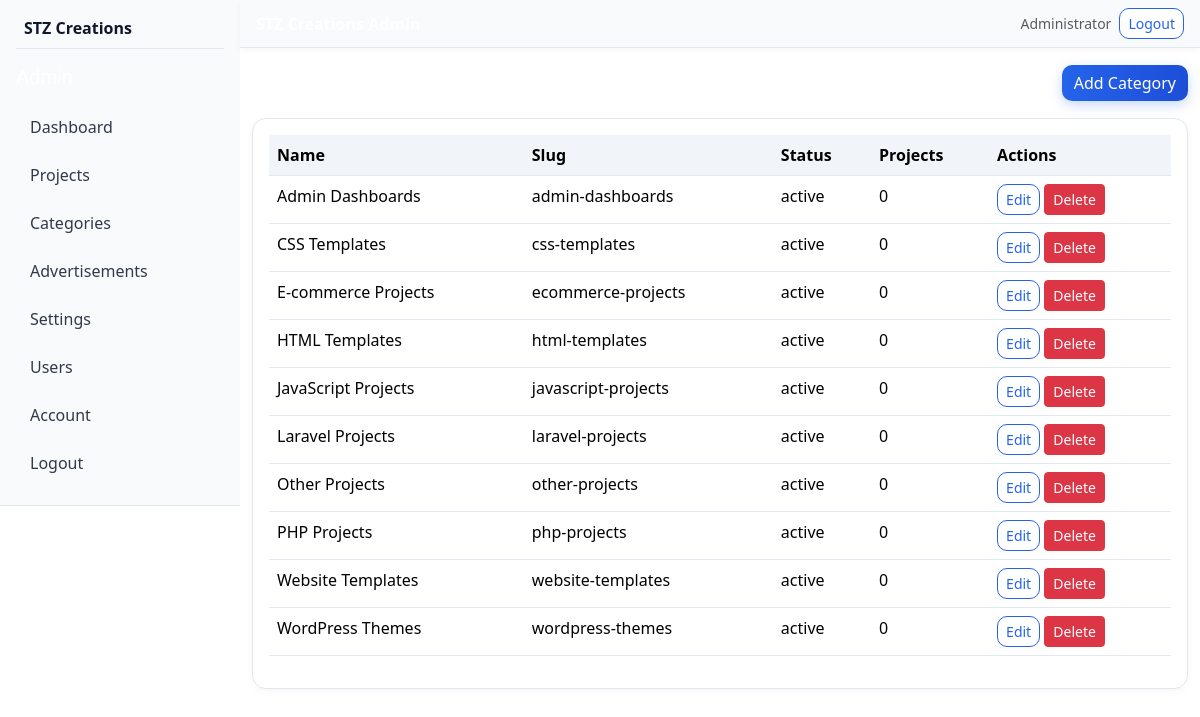
Page /admin/categories (signed in) on the committed database.
### tables this page shows
CREATE TABLE `categories` (
  `id` INT UNSIGNED AUTO_INCREMENT PRIMARY KEY,
  `name` VARCHAR(100) NOT NULL,
  `slug` VARCHAR(120) NOT NULL UNIQUE,
  `description` TEXT,
  `status` ENUM('active','inactive') DEFAULT 'active',
  `created_at` TIMESTAMP DEFAULT CURRENT_TIMESTAMP,
  `updated_at` TIMESTAMP DEFAULT CURRENT_TIMESTAMP ON UPDATE CURRENT_TIMESTAMP,
  INDEX `idx_slug` (`slug`),
  INDEX `idx_status` (`status`)
);

### admin/index.php (called while the page is built, shortened)
<?php
require_once __DIR__ . '/includes/header.php';
$route = $_GET['route'] ?? '';
$route = trim($route, '/');
$parts = $route === '' ? [] : explode('/', $route);
$page = $parts[0] ?? 'dashboard';
$file = __DIR__ . '/' . $page . '.php';
include $file;
require_once __DIR__ . '/includes/footer.php';

### includes/functions.php (called while the page is built, shortened)
<?php
require_once __DIR__ . '/db.php';
function e($s) { return htmlspecialchars((string)$s, ENT_QUOTES, 'UTF-8'); }
function is_admin_logged_in() {
    return !empty($_SESSION['admin_id']);
}
function setting($key, $default = '') {
    static $cache = null;
    if ($cache === null) {
        $cache = [];
        try {
            $rows = db()->query('SELECT setting_key, setting_value FROM website_settings')->fetchAll();
            foreach ($rows as $r) $cache[$r['setting_key']] = $r['setting_value'];
        } catch (Exception $e) {}
    }
    return $cache[$key] ?? $default;
}
function base_url($path = '') {
    return SITE_URL . '/' . ltrim($path, '/');
}

### includes/db.php (called while the page is built, shortened)
<?php
function db(): PDO {
    static $pdo = null;
    if ($pdo === null) {
        $dsn = 'mysql:host=' . DB_HOST . ';dbname=' . DB_NAME . ';charset=' . DB_CHARSET;
        $options = [
            PDO::ATTR_ERRMODE => PDO::ERRMODE_EXCEPTION,
            PDO::ATTR_DEFAULT_FETCH_MODE => PDO::FETCH_ASSOC,
            PDO::ATTR_EMULATE_PREPARES => false,
        ];
        $pdo = new PDO($dsn, DB_USER, DB_PASS, $options);
    }
    return $pdo;
}

### admin/categories.php (the view, shortened to what this page needs)
<?php
$cats = db()->query("SELECT c.*, (SELECT COUNT(*) FROM projects p WHERE p.category_id=c.id) as cnt FROM categories c ORDER BY c.name")->fetchAll();
?>
<div class="d-flex justify-content-between align-items-center mb-3">
  <h2 class="text-white mb-0">Categories</h2>
  <a href="<?php echo base_url('admin/categories/create'); ?>" class="btn btn-glow">Add Category</a>
</div>
<div class="card-dark p-3">
<div class="table-responsive"><table class="table table-darkish">
  <thead><tr><th>Name</th><th>Slug</th><th>Status</th><th>Projects</th><th>Actions</th></tr></thead>
  <tbody>
  <?php foreach ($cats as $c): ?>
  <tr>
    <td><?php echo e($c['name']); ?></td>
    <td><?php echo e($c['slug']); ?></td>
    <td><?php echo e($c['status']); ?></td>
    <td><?php echo (int)$c['cnt']; ?></td>
    <td>
      <a href="<?php echo base_url('admin/categories/edit/' . $c['id']); ?>" class="btn btn-sm btn-outline-glow">Edit</a>
      <a href="<?php echo base_url('admin/categories/delete/' . $c['id']); ?>" class="btn btn-sm btn-danger" onclick="return confirm('Delete?')">Delete</a>
    </td>
  </tr>
  <?php endforeach; ?>
  </tbody>
</table></div>
</div>

### admin/includes/header.php (shortened to what this page needs)
<?php
require_once __DIR__ . '/../../includes/functions.php';
$route = $_GET['route'] ?? '';
$route = trim($route, '/');
?>
<!DOCTYPE html>
<html lang="en">
<head>
<title>Admin - <?php echo e(setting('site_name')); ?></title>
<link href="https://cdn.jsdelivr.net/npm/bootstrap@5.3.2/dist/css/bootstrap.min.css" rel="stylesheet">
<link href="https://cdn.jsdelivr.net/npm/bootstrap-icons@1.11.3/font/bootstrap-icons.css" rel="stylesheet">
<link href="<?php echo base_url('assets/css/style.css'); ?>" rel="stylesheet">
<link href="<?php echo base_url('assets/css/admin.css'); ?>" rel="stylesheet">
</head>
<body style="background:var(--bg);">
<div class="d-flex flex-column flex-md-row">
  <?php if (is_admin_logged_in() && $route !== 'login'): ?>
  <div class="collapse d-md-block" id="adminSidebar" style="min-width:220px;">
    <?php include __DIR__ . '/sidebar.php'; ?>
  </div>
  <?php endif; ?>
  <div class="flex-grow-1" style="min-height:100vh;min-width:0;">
    <div class="admin-topbar d-flex justify-content-between align-items-center px-3 py-2" style="background:var(--bg2);border-bottom:1px solid var(--border);">
      <span class="text-white fw-bold"><?php echo e(setting('site_name')); ?> Admin</span>
      <div class="d-flex align-items-center gap-2">
        <?php if (is_admin_logged_in()): ?>
        <span class="text-muted small"><?php echo e($_SESSION['admin_name'] ?? ''); ?></span>
        <a href="<?php echo base_url('admin/logout'); ?>" class="btn btn-sm btn-outline-glow">Logout</a>
        <?php endif; ?>
      </div>
    </div>
    <div class="container-fluid py-3">

### admin/includes/sidebar.php (shortened to what this page needs)
<div class="admin-sidebar p-3" style="width:100%;min-height:auto;background:var(--bg2);border-right:none;border-bottom:1px solid var(--border);">
  <div class="d-flex align-items-center gap-2 mb-3 pb-2" style="border-bottom:1px solid var(--border);">
    <span class="fw-bold" style="color:#0f172a;"><?php echo e(setting('site_name')); ?></span>
  </div>
  <h5 class="text-white mb-3">Admin</h5>
  <ul class="nav flex-column">
    <li class="nav-item"><a class="nav-link text-light" href="<?php echo base_url('admin'); ?>"><i data-lucide="layout-dashboard"></i> Dashboard</a></li>
    <li class="nav-item"><a class="nav-link text-light" href="<?php echo base_url('admin/projects'); ?>"><i data-lucide="box"></i> Projects</a></li>
    <li class="nav-item"><a class="nav-link text-light" href="<?php echo base_url('admin/categories'); ?>"><i data-lucide="folder"></i> Categories</a></li>
    <li class="nav-item"><a class="nav-link text-light" href="<?php echo base_url('admin/advertisements'); ?>"><i data-lucide="megaphone"></i> Advertisements</a></li>
    <li class="nav-item"><a class="nav-link text-light" href="<?php echo base_url('admin/settings'); ?>"><i data-lucide="settings"></i> Settings</a></li>
    <li class="nav-item"><a class="nav-link text-light" href="<?php echo base_url('admin/users'); ?>"><i data-lucide="users"></i> Users</a></li>
    <li class="nav-item"><a class="nav-link text-light" href="<?php echo base_url('admin/account'); ?>"><i data-lucide="user"></i> Account</a></li>
    <li class="nav-item"><a class="nav-link text-light" href="<?php echo base_url('admin/logout'); ?>"><i data-lucide="log-out"></i> Logout</a></li>
  </ul>
</div>

### admin/includes/footer.php (shortened to what this page needs)
    </div>
  </div>
</div>
</body>
</html>

### assets/css/style.css (style rules this page uses)
:root { --bg: #ffffff; --bg2: #f8fafc; --card: #ffffff; --card2: #f1f5f9; --accent1: #2563eb; --accent2: #1d4ed8; --accent3: #0ea5e9; --text: #0f172a; --muted: #64748b; --border: #e2e8f0; }
* { box-sizing: border-box; }
html, body { background: var(--bg); color: var(--text); font-family: 'DM Sans', 'Segoe UI', system-ui, sans-serif; }
body { min-height: 100vh; }
a { color: var(--accent1); text-decoration: none; }
h1,h2,h3,h4,h5,.navbar-brand,.section-title { font-family: 'Sora', 'DM Sans', 'Nirmala UI', 'Vrinda', 'Kalpurush', sans-serif; }
.nav-link { color: var(--text) !important; opacity: .85; }
.btn-glow { background: linear-gradient(90deg,#2563eb,#1d4ed8); color: #fff; border: none; box-shadow: 0 0 18px rgba(37,99,235,.25); border-radius: 10px; }
.btn-outline-glow { border: 1px solid #2563eb; color: #2563eb; border-radius: 10px; background: #fff; }
.card-dark { background: var(--card); border: 1px solid var(--border); border-radius: 16px; box-shadow: 0 2px 8px rgba(0,0,0,.04); }
.table-darkish { background: #fff; color: var(--text); }
.table-darkish th, .table-darkish td { border-color: var(--border); }
.admin-sidebar { background: var(--bg2); }

### assets/css/admin.css (style rules this page uses)
.admin-sidebar { background: linear-gradient(180deg, #f8fafc 0%, #eef2f7 100%); }
.admin-sidebar .nav-link { color: #334155; border-radius: 8px; padding: 10px 14px; margin-bottom: 4px; font-weight: 500; transition: all .2s; }
.admin-topbar { background: #fff; box-shadow: 0 2px 8px rgba(0,0,0,.04); }
.card-dark { background: #fff; border: 1px solid #e2e8f0; border-radius: 14px; box-shadow: 0 2px 8px rgba(0,0,0,.04); }
.table-darkish { background: #fff; color: #0f172a; }
.table-darkish th { background: #f1f5f9; font-weight: 600; }
.table-darkish th, .table-darkish td { border-color: #e2e8f0; }
.btn-glow { background: linear-gradient(90deg,#2563eb,#1d4ed8); color: #fff; border: none; box-shadow: 0 4px 12px rgba(37,99,235,.25); border-radius: 10px; }
.btn-outline-glow { border: 1px solid #2563eb; color: #2563eb; border-radius: 10px; background: #fff; }
@media (min-width: 768px) { .admin-sidebar { min-height: 100vh; border-right: 1px solid #e2e8f0; border-bottom: none; } }
@media (min-width: 768px) { #adminSidebar { width: 240px; } }

### rows in the picture
categories: name "Admin Dashboards", slug "admin-dashboards", status "active", cnt "0"
categories: name "CSS Templates", slug "css-templates", status "active", cnt "0"
categories: name "E-commerce Projects", slug "ecommerce-projects", status "active", cnt "0"
categories: name "HTML Templates", slug "html-templates", status "active", cnt "0"
categories: name "JavaScript Projects", slug "javascript-projects", status "active", cnt "0"
categories: name "Laravel Projects", slug "laravel-projects", status "active", cnt "0"
categories: name "Other Projects", slug "other-projects", status "active", cnt "0"
categories: name "PHP Projects", slug "php-projects", status "active", cnt "0"
categories: name "Website Templates", slug "website-templates", status "active", cnt "0"
categories: name "WordPress Themes", slug "wordpress-themes", status "active", cnt "0"

### other values in the picture
setting('site_name') "STZ Creations"
$_SESSION['admin_name'] "Administrator"
